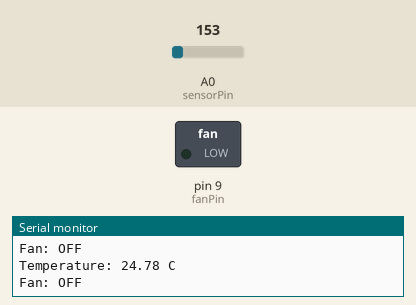
The sketch below on a simulated Arduino Uno, built with avr-gcc and run on an emulated ATmega328P. On the bench: switched loads named in the sketch (green lamp = pin HIGH), the last lines printed to the serial monitor. Inputs (shaded band) come from the test bench; at power-on: A0 (sensorPin) = 153.

Above: at 1.8 s.
1.9 s: A0 (sensorPin) set to 175
At 2.6 s:
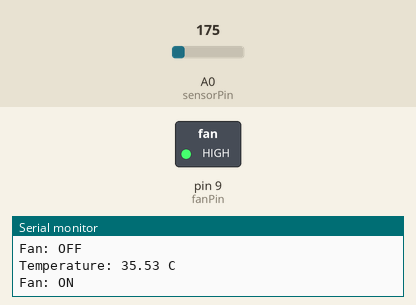
3.5 s: A0 (sensorPin) set to 133
At 5.2 s:
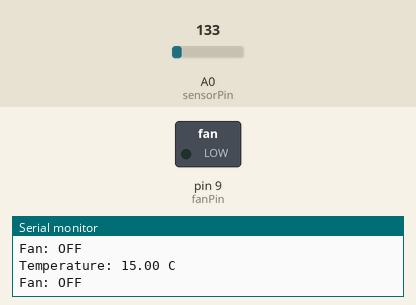
5.5 s: A0 (sensorPin) set to 165
At 6.9 s:
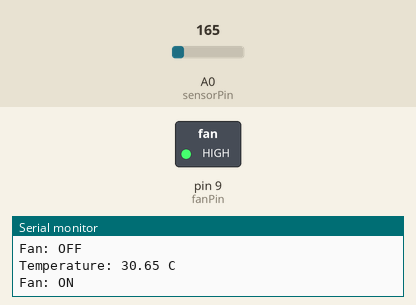
Timing chart, 0 to 8.5 s (numbered marks = the images above; inputs shaded):
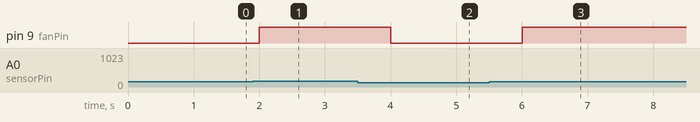

The sketch:

Automatic_Fan_System.ino
```cpp
// Automatic Fan System using TMP36
// TMP36 -> A0 | Motor (via transistor) -> Pin 9

const int sensorPin = A0;
const int fanPin = 9;
const float thresholdTemp = 28.0; // Celsius - fan ON hone ka threshold

void setup() {
pinMode(fanPin, OUTPUT);
Serial.begin(9600);
}

void loop() {
int rawValue = analogRead(sensorPin);
float voltage = rawValue * (5.0 / 1023.0);
float temperatureC = (voltage - 0.5) * 100.0;

Serial.print("Temperature: ");
Serial.print(temperatureC);
Serial.println(" C");

if (temperatureC > thresholdTemp) {
digitalWrite(fanPin, HIGH); // Fan ON
Serial.println("Fan: ON");
} else {
digitalWrite(fanPin, LOW); // Fan OFF
Serial.println("Fan: OFF");
}

delay(1000);
}
```

Measured:
- the behaviour switches between 159 and 160 on A0 (sensorPin) (found by bisection; images 0 and 1)
- after the input at 1.9 s, pin 9 (fanPin): LOW → HIGH after 0.10 s
- after the input at 3.5 s, pin 9 (fanPin): HIGH → LOW after 0.50 s
- after the input at 5.5 s, pin 9 (fanPin): LOW → HIGH after 0.51 s
